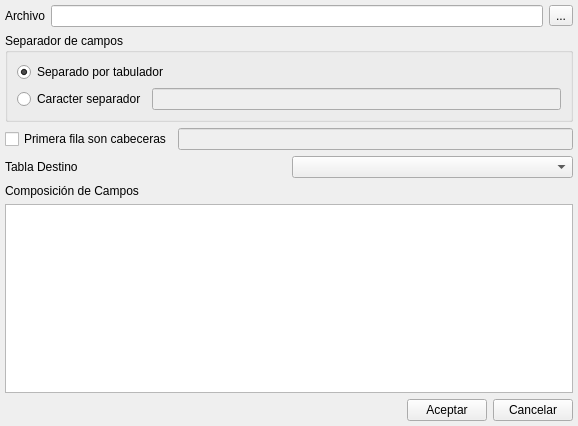
<ui version="4.0" >
 <class>ImportCSVBase</class>
 <widget class="QWidget" name="ImportCSVBase" >
  <property name="geometry" >
   <rect>
    <x>0</x>
    <y>0</y>
    <width>578</width>
    <height>426</height>
   </rect>
  </property>
  <property name="windowTitle" >
   <string>Importar CSV</string>
  </property>
  <property name="windowIcon" >
   <iconset resource="../../../bulmages.qrc" >:/Bulmafact32x32/images/png/32x32/i_bulmages_boton_listado.32x32.png</iconset>
  </property>
  <layout class="QVBoxLayout" >
   <property name="leftMargin" >
    <number>5</number>
   </property>
   <property name="topMargin" >
    <number>5</number>
   </property>
   <property name="rightMargin" >
    <number>5</number>
   </property>
   <property name="bottomMargin" >
    <number>5</number>
   </property>
   <item>
    <layout class="QHBoxLayout" >
     <item>
      <widget class="QLabel" name="label" >
       <property name="text" >
        <string>Archivo</string>
       </property>
      </widget>
     </item>
     <item>
      <widget class="QLineEdit" name="mui_archivo" />
     </item>
     <item>
      <widget class="QToolButton" name="mui_buscarArchivo" >
       <property name="text" >
        <string>...</string>
       </property>
      </widget>
     </item>
    </layout>
   </item>
   <item>
    <widget class="QGroupBox" name="groupBox" >
     <property name="title" >
      <string>Separador de campos</string>
     </property>
     <layout class="QGridLayout" >
      <item row="0" column="0" >
       <widget class="QRadioButton" name="mui_radioSeparadorTab" >
        <property name="text" >
         <string>Separado por tabulador</string>
        </property>
        <property name="checked" >
         <bool>true</bool>
        </property>
       </widget>
      </item>
      <item row="1" column="0" >
       <layout class="QHBoxLayout" >
        <item>
         <widget class="QRadioButton" name="mui_radioSeparadorCaracter" >
          <property name="text" >
           <string>Caracter separador</string>
          </property>
         </widget>
        </item>
        <item>
         <widget class="QLineEdit" name="mui_separador" >
          <property name="enabled" >
           <bool>false</bool>
          </property>
         </widget>
        </item>
       </layout>
      </item>
     </layout>
    </widget>
   </item>
   <item>
    <layout class="QHBoxLayout" >
     <item>
      <widget class="QCheckBox" name="mui_cabeceras" >
       <property name="text" >
        <string>Primera fila son cabeceras</string>
       </property>
      </widget>
     </item>
     <item>
      <widget class="QLineEdit" name="mui_cabecerasEdit" >
       <property name="enabled" >
        <bool>false</bool>
       </property>
      </widget>
     </item>
    </layout>
   </item>
   <item>
    <layout class="QHBoxLayout" >
     <item>
      <widget class="QLabel" name="label_2" >
       <property name="text" >
        <string>Tabla Destino</string>
       </property>
      </widget>
     </item>
     <item>
      <widget class="QComboBox" name="mui_combotablas" />
     </item>
    </layout>
   </item>
   <item>
    <layout class="QVBoxLayout" >
     <item>
      <widget class="QLabel" name="label_3" >
       <property name="text" >
        <string>Composición de Campos</string>
       </property>
      </widget>
     </item>
     <item>
      <widget class="QTableWidget" name="mui_list" />
     </item>
    </layout>
   </item>
   <item>
    <layout class="QHBoxLayout" >
     <item>
      <spacer>
       <property name="orientation" >
        <enum>Qt::Horizontal</enum>
       </property>
       <property name="sizeHint" >
        <size>
         <width>40</width>
         <height>20</height>
        </size>
       </property>
      </spacer>
     </item>
     <item>
      <widget class="QPushButton" name="mui_aceptar" >
       <property name="text" >
        <string>Aceptar</string>
       </property>
      </widget>
     </item>
     <item>
      <widget class="QPushButton" name="mui_cancelar" >
       <property name="text" >
        <string>Cancelar</string>
       </property>
      </widget>
     </item>
    </layout>
   </item>
  </layout>
 </widget>
 <resources>
  <include location="../../../bulmages.qrc" />
 </resources>
 <connections>
  <connection>
   <sender>mui_radioSeparadorCaracter</sender>
   <signal>toggled(bool)</signal>
   <receiver>mui_separador</receiver>
   <slot>setEnabled(bool)</slot>
   <hints>
    <hint type="sourcelabel" >
     <x>139</x>
     <y>109</y>
    </hint>
    <hint type="destinationlabel" >
     <x>212</x>
     <y>109</y>
    </hint>
   </hints>
  </connection>
  <connection>
   <sender>mui_cabeceras</sender>
   <signal>toggled(bool)</signal>
   <receiver>mui_cabecerasEdit</receiver>
   <slot>setEnabled(bool)</slot>
   <hints>
    <hint type="sourcelabel" >
     <x>179</x>
     <y>163</y>
    </hint>
    <hint type="destinationlabel" >
     <x>274</x>
     <y>156</y>
    </hint>
   </hints>
  </connection>
 </connections>
</ui>
